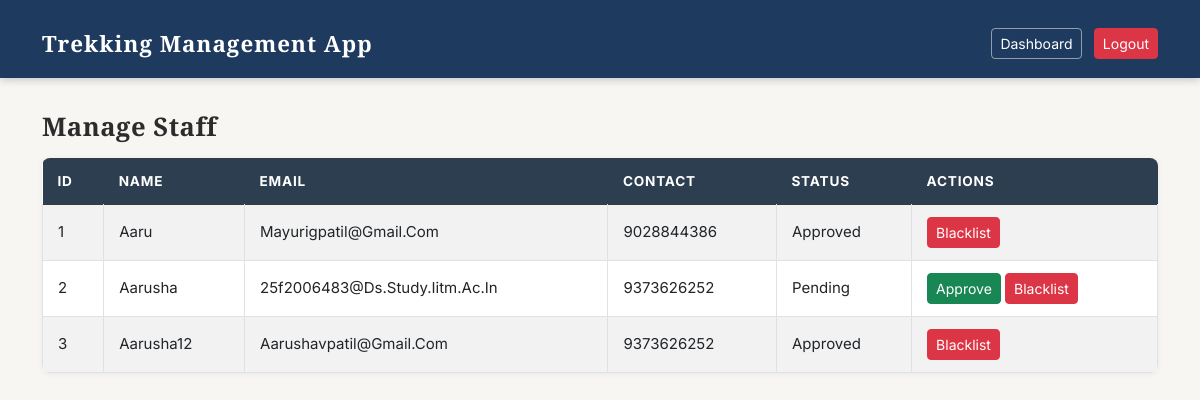
The app's page /admin/staff (signed in), older data.
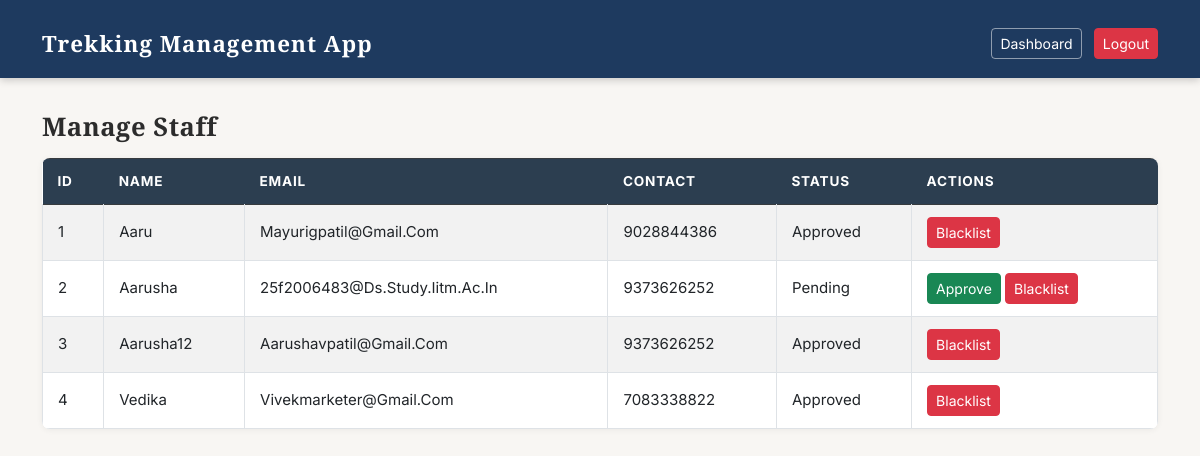
The same page, newer data.
### database.py (models this page shows)
class Staff(db.Model):
    __tablename__ = 'staff'
    id = db.Column(db.Integer, primary_key=True)
    name = db.Column(db.String(120), nullable=False)
    email = db.Column(db.String(120), unique=True, nullable=False)
    contact = db.Column(db.String(20), nullable=False)
    password_hash = db.Column(db.String(128), nullable=False)
    status = db.Column(db.String(20), default='pending')
    treks = db.relationship('Trek', backref='staff', lazy=True)

### app.py (the view)
@app.route('/admin/staff')
def admin_staff():
    if session.get('role') != 'admin':
        return redirect(url_for('login'))
    staff_list = Staff.query.all()
    return render_template('admin/staff.html', staff_list=staff_list)

### templates/admin/staff.html (shortened to what this page needs)
<!DOCTYPE html>
<html lang="en">
<head>
    <link href="https://cdn.jsdelivr.net/npm/bootstrap@5.3.0-alpha1/dist/css/bootstrap.min.css" rel="stylesheet">
    <link rel="stylesheet" href="/static/style.css">
</head>
<body>
<nav class="navbar navbar-dark bg-dark">
    <div class="container">
        <a class="navbar-brand">trekking management app</a>
        <div>
            <a href="/admin/dashboard" class="btn btn-outline-light btn-sm me-2">dashboard</a>
            <a href="/logout" class="btn btn-danger btn-sm">logout</a>
        </div>
    </div>
</nav>
<div class="container mt-4">
    <h3>manage staff</h3>
    <table class="table table-bordered table-striped mt-3">
        <thead class="table-dark">
            <tr>
                <th>id</th>
                <th>name</th>
                <th>email</th>
                <th>contact</th>
                <th>status</th>
                <th>actions</th>
            </tr>
        </thead>
        <tbody>
            {% for staff in staff_list %}
            <tr>
                <td>{{ staff.id }}</td>
                <td>{{ staff.name }}</td>
                <td>{{ staff.email }}</td>
                <td>{{ staff.contact }}</td>
                <td>{{ staff.status }}</td>
                <td>
                    {% if staff.status == 'pending' %}
                        <a href="/admin/staff/approve/{{ staff.id }}" class="btn btn-sm btn-success">approve</a>
                        <a href="/admin/staff/blacklist/{{ staff.id }}" class="btn btn-sm btn-danger">blacklist</a>
                    {% elif staff.status == 'approved' %}
                        <a href="/admin/staff/blacklist/{{ staff.id }}" class="btn btn-sm btn-danger">blacklist</a>
                    {% elif staff.status == 'blacklisted' %}
                        <a href="/admin/staff/approve/{{ staff.id }}" class="btn btn-sm btn-success">approve</a>
                    {% endif %}
                </td>
            </tr>
            {% else %}
            <tr>
                <td colspan="6" class="text-center">no staff found</td>
            </tr>
            {% endfor %}
        </tbody>
    </table>
</div>
</body>
</html>

Row changes from the older to the newer data that the page shows:
added Staff: id "4", name "Vedika", email "Vivekmarketer@gmail.com", contact "7083338822", status "Approved"
